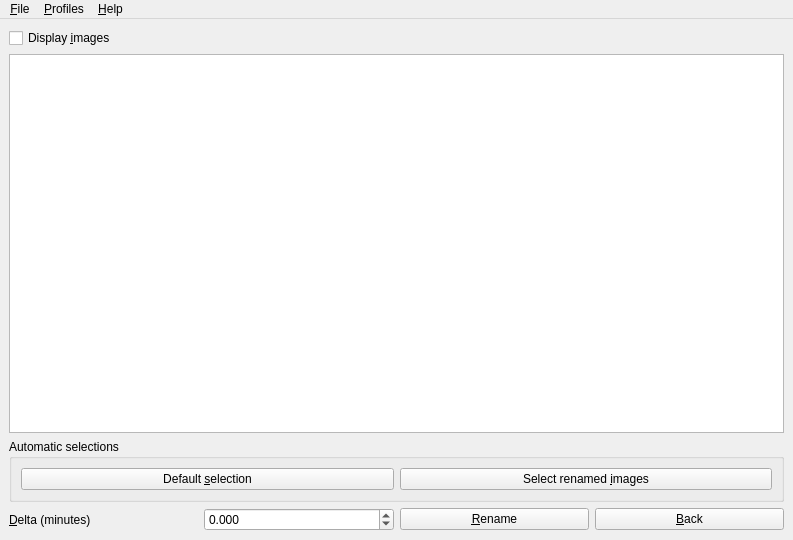
<?xml version="1.0" encoding="UTF-8"?>
<ui version="4.0">
 <class>MainWindow</class>
 <widget class="QMainWindow" name="MainWindow">
  <property name="geometry">
   <rect>
    <x>0</x>
    <y>0</y>
    <width>793</width>
    <height>540</height>
   </rect>
  </property>
  <property name="windowTitle">
   <string>QtImgren</string>
  </property>
  <widget class="QWidget" name="centralWidget">
   <layout class="QHBoxLayout" name="horizontalLayout_3">
    <item>
     <layout class="QVBoxLayout" name="verticalLayout_2">
      <item>
       <widget class="QCheckBox" name="images_display">
        <property name="sizePolicy">
         <sizepolicy hsizetype="Expanding" vsizetype="Fixed">
          <horstretch>0</horstretch>
          <verstretch>0</verstretch>
         </sizepolicy>
        </property>
        <property name="text">
         <string>Display &amp;images</string>
        </property>
       </widget>
      </item>
      <item>
       <widget class="View" name="tableView">
        <property name="sizePolicy">
         <sizepolicy hsizetype="Preferred" vsizetype="Expanding">
          <horstretch>0</horstretch>
          <verstretch>0</verstretch>
         </sizepolicy>
        </property>
        <property name="selectionBehavior">
         <enum>QAbstractItemView::SelectRows</enum>
        </property>
        <attribute name="horizontalHeaderStretchLastSection">
         <bool>true</bool>
        </attribute>
       </widget>
      </item>
      <item>
       <widget class="QGroupBox" name="groupBox">
        <property name="title">
         <string>Automatic selections</string>
        </property>
        <layout class="QVBoxLayout" name="verticalLayout">
         <item>
          <layout class="QHBoxLayout" name="horizontalLayout_2">
           <item>
            <widget class="QPushButton" name="reset">
             <property name="text">
              <string>Default &amp;selection</string>
             </property>
            </widget>
           </item>
           <item>
            <widget class="QPushButton" name="renamed">
             <property name="text">
              <string>Select renamed &amp;images</string>
             </property>
            </widget>
           </item>
          </layout>
         </item>
        </layout>
       </widget>
      </item>
      <item>
       <layout class="QHBoxLayout" name="horizontalLayout">
        <item>
         <widget class="QLabel" name="label">
          <property name="text">
           <string>&amp;Delta (minutes)</string>
          </property>
          <property name="buddy">
           <cstring>delta</cstring>
          </property>
         </widget>
        </item>
        <item>
         <widget class="QDoubleSpinBox" name="delta">
          <property name="decimals">
           <number>3</number>
          </property>
          <property name="minimum">
           <double>-14400.000000000000000</double>
          </property>
          <property name="maximum">
           <double>14400.000000000000000</double>
          </property>
         </widget>
        </item>
        <item>
         <widget class="QPushButton" name="rename">
          <property name="text">
           <string>&amp;Rename</string>
          </property>
         </widget>
        </item>
        <item>
         <widget class="QPushButton" name="back">
          <property name="text">
           <string>&amp;Back</string>
          </property>
         </widget>
        </item>
       </layout>
      </item>
     </layout>
    </item>
   </layout>
  </widget>
  <widget class="QMenuBar" name="menuBar">
   <property name="geometry">
    <rect>
     <x>0</x>
     <y>0</y>
     <width>793</width>
     <height>26</height>
    </rect>
   </property>
   <widget class="QMenu" name="menu_File">
    <property name="title">
     <string>&amp;File</string>
    </property>
    <addaction name="action_merge"/>
    <addaction name="action_settings"/>
    <addaction name="separator"/>
    <addaction name="action_quit"/>
   </widget>
   <widget class="QMenu" name="menu_Help">
    <property name="title">
     <string>&amp;Help</string>
    </property>
    <addaction name="action_about"/>
    <addaction name="action_about_qt"/>
   </widget>
   <widget class="QMenu" name="menu_Profiles">
    <property name="title">
     <string>&amp;Profiles</string>
    </property>
    <addaction name="action_new_profile"/>
    <addaction name="separator"/>
    <addaction name="separator"/>
    <addaction name="action_manage_profiles"/>
   </widget>
   <addaction name="menu_File"/>
   <addaction name="menu_Profiles"/>
   <addaction name="menu_Help"/>
  </widget>
  <action name="action_quit">
   <property name="text">
    <string>&amp;Quit</string>
   </property>
  </action>
  <action name="action_about">
   <property name="text">
    <string>&amp;About</string>
   </property>
  </action>
  <action name="action_about_qt">
   <property name="text">
    <string>About &amp;Qt</string>
   </property>
  </action>
  <action name="action_new_profile">
   <property name="text">
    <string>&amp;New profile</string>
   </property>
  </action>
  <action name="action_manage_profiles">
   <property name="text">
    <string>&amp;Manage profiles</string>
   </property>
  </action>
  <action name="actionChange_Folder">
   <property name="text">
    <string>Change &amp;Folder</string>
   </property>
  </action>
  <action name="action_merge">
   <property name="enabled">
    <bool>true</bool>
   </property>
   <property name="text">
    <string>&amp;Merge</string>
   </property>
  </action>
  <action name="action_settings">
   <property name="text">
    <string>&amp;Settings</string>
   </property>
  </action>
 </widget>
 <customwidgets>
  <customwidget>
   <class>View</class>
   <extends>QTableView</extends>
   <header>.main_view.h</header>
   <slots>
    <slot>delta_changed(double)</slot>
    <slot>rename()</slot>
    <slot>back()</slot>
    <slot>reset_selection()</slot>
    <slot>select_renamed()</slot>
    <slot>display_images(bool)</slot>
   </slots>
  </customwidget>
 </customwidgets>
 <tabstops>
  <tabstop>tableView</tabstop>
  <tabstop>delta</tabstop>
  <tabstop>rename</tabstop>
  <tabstop>back</tabstop>
 </tabstops>
 <resources/>
 <connections>
  <connection>
   <sender>action_quit</sender>
   <signal>triggered()</signal>
   <receiver>MainWindow</receiver>
   <slot>close()</slot>
   <hints>
    <hint type="sourcelabel">
     <x>-1</x>
     <y>-1</y>
    </hint>
    <hint type="destinationlabel">
     <x>399</x>
     <y>299</y>
    </hint>
   </hints>
  </connection>
  <connection>
   <sender>delta</sender>
   <signal>valueChanged(double)</signal>
   <receiver>tableView</receiver>
   <slot>delta_changed(double)</slot>
   <hints>
    <hint type="sourcelabel">
     <x>267</x>
     <y>511</y>
    </hint>
    <hint type="destinationlabel">
     <x>279</x>
     <y>413</y>
    </hint>
   </hints>
  </connection>
  <connection>
   <sender>rename</sender>
   <signal>clicked()</signal>
   <receiver>tableView</receiver>
   <slot>rename()</slot>
   <hints>
    <hint type="sourcelabel">
     <x>586</x>
     <y>526</y>
    </hint>
    <hint type="destinationlabel">
     <x>482</x>
     <y>413</y>
    </hint>
   </hints>
  </connection>
  <connection>
   <sender>back</sender>
   <signal>clicked()</signal>
   <receiver>tableView</receiver>
   <slot>back()</slot>
   <hints>
    <hint type="sourcelabel">
     <x>669</x>
     <y>513</y>
    </hint>
    <hint type="destinationlabel">
     <x>680</x>
     <y>413</y>
    </hint>
   </hints>
  </connection>
  <connection>
   <sender>reset</sender>
   <signal>clicked()</signal>
   <receiver>tableView</receiver>
   <slot>reset_selection()</slot>
   <hints>
    <hint type="sourcelabel">
     <x>392</x>
     <y>477</y>
    </hint>
    <hint type="destinationlabel">
     <x>387</x>
     <y>413</y>
    </hint>
   </hints>
  </connection>
  <connection>
   <sender>renamed</sender>
   <signal>clicked()</signal>
   <receiver>tableView</receiver>
   <slot>select_renamed()</slot>
   <hints>
    <hint type="sourcelabel">
     <x>771</x>
     <y>487</y>
    </hint>
    <hint type="destinationlabel">
     <x>573</x>
     <y>373</y>
    </hint>
   </hints>
  </connection>
  <connection>
   <sender>images_display</sender>
   <signal>clicked(bool)</signal>
   <receiver>tableView</receiver>
   <slot>display_images(bool)</slot>
   <hints>
    <hint type="sourcelabel">
     <x>69</x>
     <y>43</y>
    </hint>
    <hint type="destinationlabel">
     <x>75</x>
     <y>65</y>
    </hint>
   </hints>
  </connection>
 </connections>
</ui>
